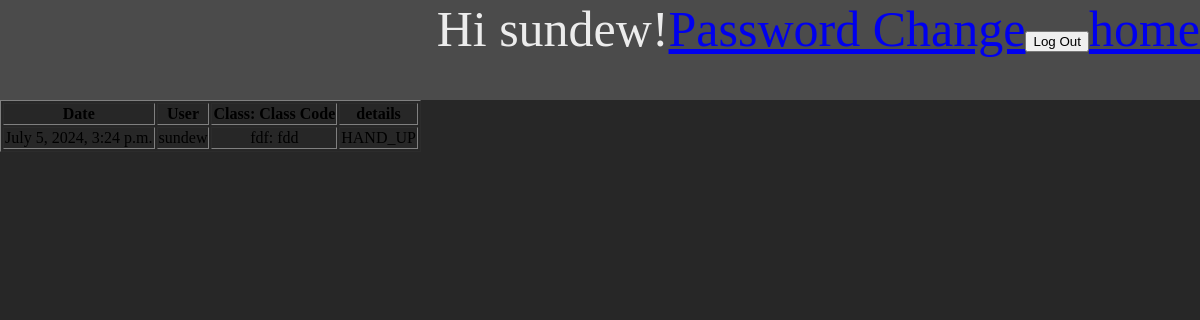
Page /fullStudentLog/ (signed in) on the earlier database version.
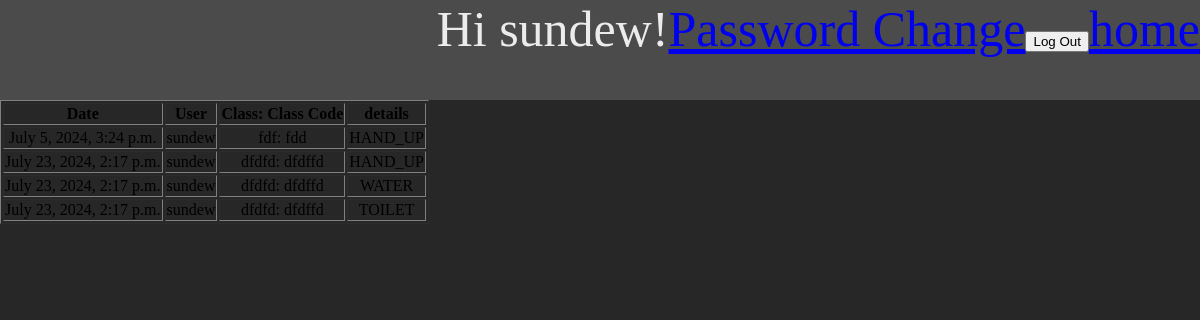
Same page on the later database version.
### StudentSupport/models.py (models this page shows)
class StudentHelp(models.Model):
    user = models.ForeignKey(Account, on_delete=models.CASCADE)
    date = models.DateTimeField("date posted", auto_now_add=True)
    classid = models.ForeignKey(Classes, on_delete=models.CASCADE)
    reason = models.CharField(max_length=9, choices=Reason_lsit)

### accounts/models.py (models this page shows, shortened)
class Account(models.Model):
    user = models.OneToOneField(User, on_delete= models.CASCADE)
    IsTeacher = models.BooleanField("Is Teacher", default=False)
    Grade = models.IntegerField('Grade', null=True)

class Classes(models.Model):
    ClassName = models.CharField(max_length=100, null=True)
    Subject = models.ForeignKey(Subjects, on_delete=models.PROTECT)
    id = models.AutoField(primary_key=True)
    ClassCode = models.CharField(max_length=6, null=True, verbose_name="Class Code")
    ClassJoinCode = models.CharField(max_length=6, null=True, unique=True, verbose_name="join Code")
    Teachers = models.ManyToManyField(User)

### StudentSupport/logger.py (the view)
# urls.py: path('fullStudentLog/', Logger.getFullStudentHelpLog),
@user_passes_test(is_on_group_check('teacher'))
def getFullStudentHelpLog(request):
    print('test')
    print(is_on_group_check('teacher'))
    log_data = StudentHelp.objects.all()
    return render(request, 'StudentHelpLog.html', {'Logs': log_data})

### StudentSupport/utils.py (called while the page is built)
def is_on_group_check(*groups):
    def on_group_check(user):
        if user.groups is None:
            return False
        return user.groups.filter(name__in=groups).exists()
    return on_group_check

### templates/StudentHelpLog.html (shortened to what this page needs)
{% extends "base.html" %}
{% block content %}
    <table border="1">
        <thead>
            <tr>
                <th>Date</th>
                <th>User</th>
                <th>Class: Class Code</th>
                <th>details</th>
            </tr>
        </thead>
        <tbody>
            {% for log in Logs %}
            <tr>
                <td>{{ log.date }}</td>
                <td>{{ log.user.user.username }}</td>
                <td>{{ log.classid.ClassName }}: {{ log.classid.ClassCode }}</td>
                <td>{{ log.reason }}</td>
            </tr>
            {% endfor %}
        </tbody>
    </table>
{% endblock %}

Differences in the rows shown:
added StudentHelp: date "July 23, 2024, 2:17 p.m.", user.user.username "sundew", classid.ClassName "dfdfd", classid.ClassCode "dfdffd", reason "HAND_UP"
added StudentHelp: date "July 23, 2024, 2:17 p.m.", user.user.username "sundew", classid.ClassName "dfdfd", classid.ClassCode "dfdffd", reason "WATER"
added StudentHelp: date "July 23, 2024, 2:17 p.m.", user.user.username "sundew", classid.ClassName "dfdfd", classid.ClassCode "dfdffd", reason "TOILET"
